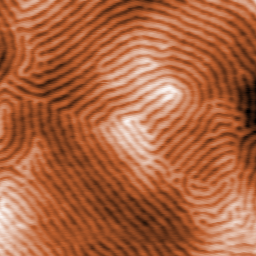
#> input picture afm/raw_data/X_MN/X10.png, 256 x 256 px, given in place of X1.png, which was not available
$ jupyter execute --allow-errors afm_domain.ipynb
#> lines starting #> are read from the running program, lines starting #| are printed output that depends on the picture; after the words box and inside, x2 and y2 are one past the last pixel; in counts of white or black regions, pixels touching at a corner belong together; pictures that were not available may be replaced by others from this repository, and a replacement may not be noted
[cell 1]
import cv2
import numpy as np
from scipy.signal import find_peaks

# Inputs the raw AFM image, binarizes the image and outputs the binarized image
class Preprocess:
    def __init__(self, directory):
        self.global_thresh_value = 350
        self.adaptive_thresh_window_size = 25
        self.adaptive_thresh_C = 2
        self.morph_kernel_size = 2
        self.morph_iterations = 1
        self.directory = directory

    def read_image(self):
        self.image_path = f'./raw_data/X_MN/{directory}.png'
        return cv2.imread(self.image_path, cv2.IMREAD_GRAYSCALE)
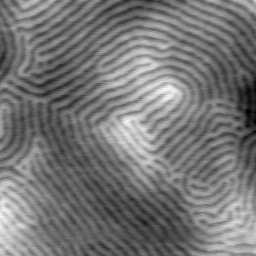
#> returned value: shape (256, 256); min 0, max 247, mean 118

    def global_threshold(self, image):
        _, global_thresh_mask = cv2.threshold(image, self.global_thresh_value, 255, cv2.THRESH_BINARY)
#> global_thresh_mask: shape (256, 256); every value is 0
        return global_thresh_mask

    def adaptive_threshold(self, image):
        adaptive_mask = cv2.adaptiveThreshold(
            image, 255, cv2.ADAPTIVE_THRESH_GAUSSIAN_C, cv2.THRESH_BINARY_INV,
            self.adaptive_thresh_window_size, self.adaptive_thresh_C)
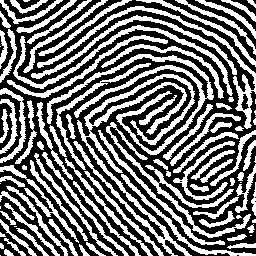
#> adaptive_mask: shape (256, 256); 44.7% white; 95 white regions (16 under 20 px), largest, box (x1, y1, x2, y2) and area: (73, 74, 195, 256) 3218, (47, 54, 214, 155) 2372, (37, 6, 256, 129) 1539
        return adaptive_mask

    def combine_masks(self, global_mask, adaptive_mask):
        return cv2.bitwise_or(global_mask, adaptive_mask)

    def morphological_operations(self, combined_mask):
        kernel = cv2.getStructuringElement(cv2.MORPH_ELLIPSE, (self.morph_kernel_size, self.morph_kernel_size))
        return cv2.morphologyEx(combined_mask, cv2.MORPH_OPEN, kernel, iterations=self.morph_iterations)
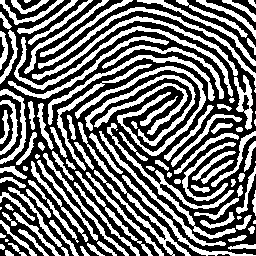
#> returned value: shape (256, 256); 44.4% white; 110 white regions (10 under 20 px), largest, box (x1, y1, x2, y2) and area: (75, 66, 206, 156) 1418, (14, 26, 233, 97) 1302, (107, 123, 236, 239) 1156

    def save_cleaned_image(self, cleaned_image):
        cv2.imwrite(self.output_path, cleaned_image)

    def process_image(self):
        image = self.read_image()
        global_mask = self.global_threshold(image)
        adaptive_mask = self.adaptive_threshold(image)
        combined_mask = self.combine_masks(global_mask, adaptive_mask)
        cleaned_image = self.morphological_operations(combined_mask)

        return cleaned_image

class AFMAnalyzer:
    def __init__(self, image, sample, prominence_value=5, distance_value=10):
        self.image = image
        self.sample = sample
        self.prominence_value = prominence_value
        self.distance_value = distance_value

    def radial_profile(self, data, center):
        y, x = indices(data.shape)
        r = np.sqrt((x - center[0])**2 + (y - center[1])**2)
        r = r.astype(int)
        tbin = np.bincount(r.ravel(), data.ravel())
        nr = np.bincount(r.ravel())
        radialprofile = tbin / nr
        return radialprofile

    def process_image(self):
        image = self.image
        mask = np.where(image == 0, 0, 1).astype(np.uint8)
        image_masked = cv2.multiply(image, mask)

        f = np.fft.fft2(image_masked)
        fshift = np.fft.fftshift(f)
        magnitude_spectrum = 20 * np.log(np.abs(fshift) + 1)
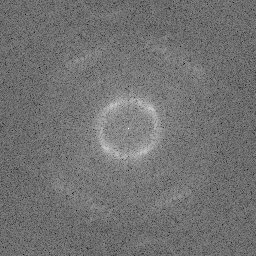
#> magnitude_spectrum: shape (256, 256) float64; min 86.58, max 316.4, mean 189.5; drawn with min black and max white

        center = (int(np.floor(fshift.shape[0] / 2)), int(np.floor(fshift.shape[1] / 2)))
#> center = (128, 128)
        radial_dist = self.radial_profile(magnitude_spectrum, center)

        truncated_radial_dist = radial_dist[:100]
        peaks, _ = find_peaks(truncated_radial_dist, prominence=self.prominence_value, distance=self.distance_value)

        # Create a mask to filter out peaks outside the range [25, 35]
        mask = (peaks >= 25) & (peaks <= 35)

        # Filter the peaks using the mask
        filtered_peaks = peaks[mask]

        self.peaks = filtered_peaks

    def save_peak_positions(self, output_path='./outputs/domain_spacing_X.txt'):
        with open(output_path, 'a') as file:  # Open file in append mode
            for peak_position in self.peaks:
                file.write(f"Sample X_{self.sample}: {1000/peak_position}\n")

$ run again, on afm/raw_data/X_MN/X21.png
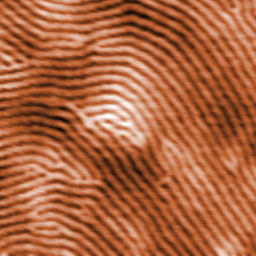
#> input picture afm/raw_data/X_MN/X21.png, 256 x 256 px, given in place of X1.png, which was not available
#> global_thresh_mask: shape (256, 256); every value is 0
#> in adaptive_threshold, `adaptive_mask = cv2.adaptiveThreshold( image, 255, cv2.ADAPTIVE_THRESH..`:
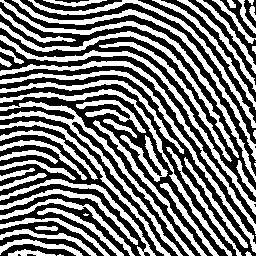
#> adaptive_mask: shape (256, 256); 46.4% white; 55 white regions (6 under 20 px), largest, box (x1, y1, x2, y2) and area: (0, 101, 195, 256) 2306, (0, 0, 256, 182) 1615, (0, 35, 256, 215) 1607
#> mask: shape (256, 256); values 0 (black) and 1 (white), 46.4% white; 57 white regions (6 under 20 px), largest, box (x1, y1, x2, y2) and area: (0, 102, 195, 256) 2247, (0, 0, 256, 181) 1618, (0, 36, 256, 215) 1604
#> in process_image, `magnitude_spectrum = 20 * np.log(np.abs(fshift) + 1)`:
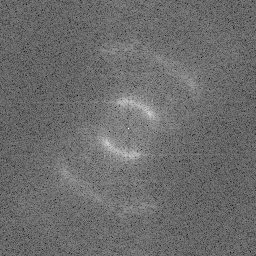
#> magnitude_spectrum: shape (256, 256) float64; min 90.88, max 317.3, mean 187.1; drawn with min black and max white

$ run again, on afm/raw_data/X_MN/X28.png
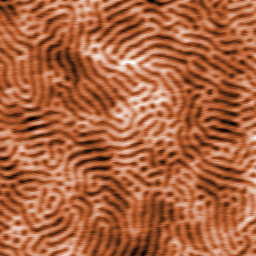
#> input picture afm/raw_data/X_MN/X28.png, 256 x 256 px, given in place of X1.png, which was not available
#> global_thresh_mask: shape (256, 256); every value is 0
#> in adaptive_threshold, `adaptive_mask = cv2.adaptiveThreshold( image, 255, cv2.ADAPTIVE_THRESH..`:
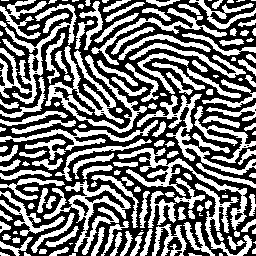
#> adaptive_mask: shape (256, 256); 45.9% white; 158 white regions (29 under 20 px), largest, box (x1, y1, x2, y2) and area: (45, 46, 147, 133) 2166, (0, 4, 77, 104) 1675, (43, 180, 131, 255) 1591
#> mask: shape (256, 256); values 0 (black) and 1 (white), 45.2% white; 219 white regions (30 under 20 px), largest, box (x1, y1, x2, y2) and area: (127, 159, 248, 214) 859, (195, 107, 256, 164) 694, (130, 44, 247, 79) 682
#> in process_image, `magnitude_spectrum = 20 * np.log(np.abs(fshift) + 1)`:
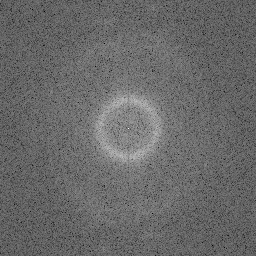
#> magnitude_spectrum: shape (256, 256) float64; min 100.4, max 316.8, mean 189.9; drawn with min black and max white

$ run again, on afm/raw_data/X_MN/X29.png
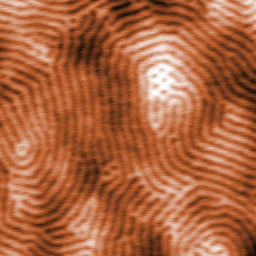
#> input picture afm/raw_data/X_MN/X29.png, 256 x 256 px, given in place of X1.png, which was not available
#> global_thresh_mask: shape (256, 256); every value is 0
#> in adaptive_threshold, `adaptive_mask = cv2.adaptiveThreshold( image, 255, cv2.ADAPTIVE_THRESH..`:
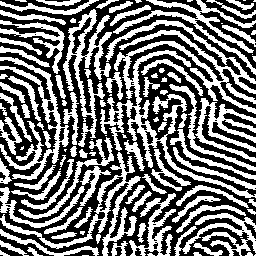
#> adaptive_mask: shape (256, 256); 46% white; 108 white regions (25 under 20 px), largest, box (x1, y1, x2, y2) and area: (100, 20, 256, 198) 5553, (63, 9, 112, 147) 1949, (0, 152, 141, 256) 1932
#> mask: shape (256, 256); values 0 (black) and 1 (white), 45.1% white; 157 white regions (22 under 20 px), largest, box (x1, y1, x2, y2) and area: (115, 42, 256, 115) 1586, (197, 99, 256, 163) 1233, (64, 10, 98, 139) 1150
#> in process_image, `magnitude_spectrum = 20 * np.log(np.abs(fshift) + 1)`:
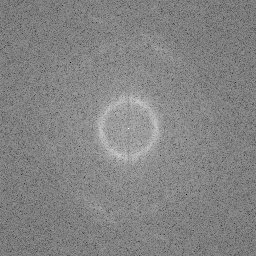
#> magnitude_spectrum: shape (256, 256) float64; min 54.35, max 316.7, mean 189.9; drawn with min black and max white
